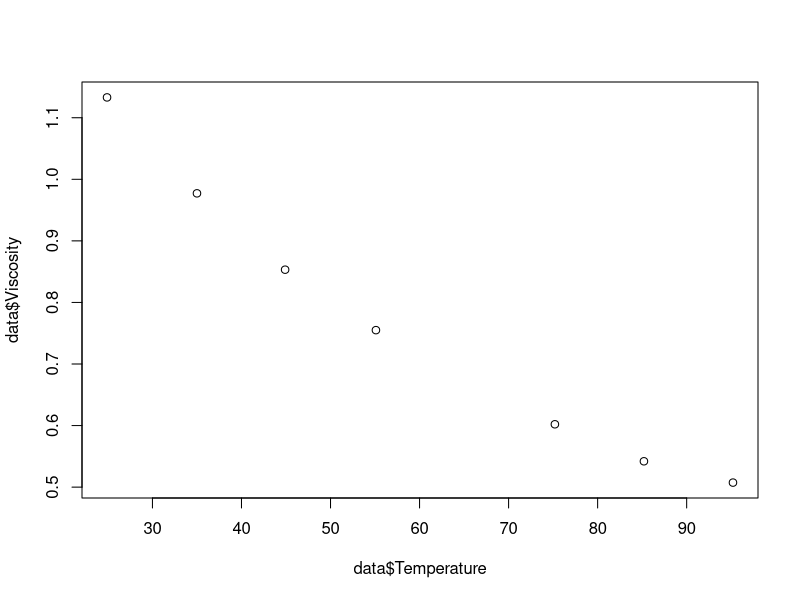
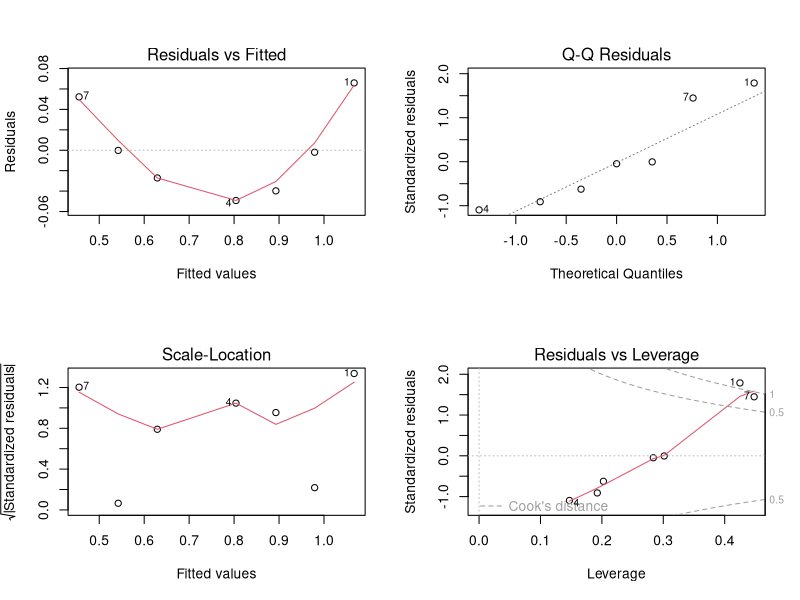
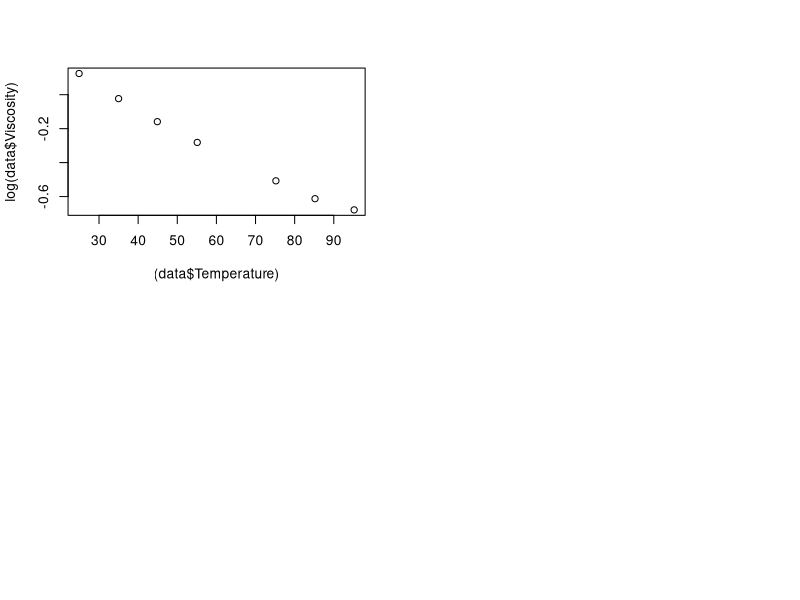
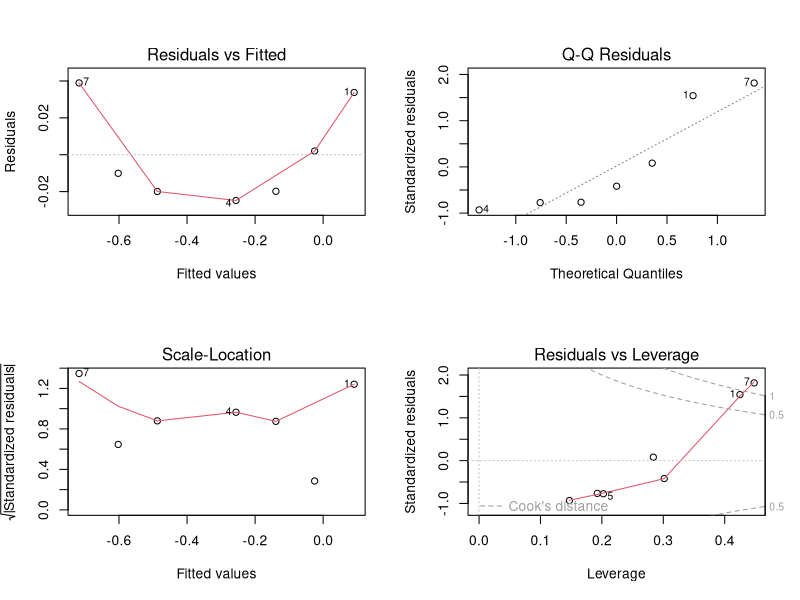

Generate these figures, in order, with R:
library(readr) 
library(car)

# Read data from csv
data <- read_csv("TableTempVisc.csv")

# Fit data to linear model
model1 <- lm(Viscosity ~ Temperature, data = data)

# Print the model summary
summary(model1)

# par(mfrow = c(2, 2))
plot(data$Temperature,data$Viscosity)

par(mfrow = c(2, 2))
plot(model1)


# Fit data to linear model
model2 <- lm(log(Viscosity) ~ (Temperature), data = data)

# Print the model summary
summary(model2)

plot((data$Temperature),log(data$Viscosity))

par(mfrow = c(2, 2))
plot(model2)


